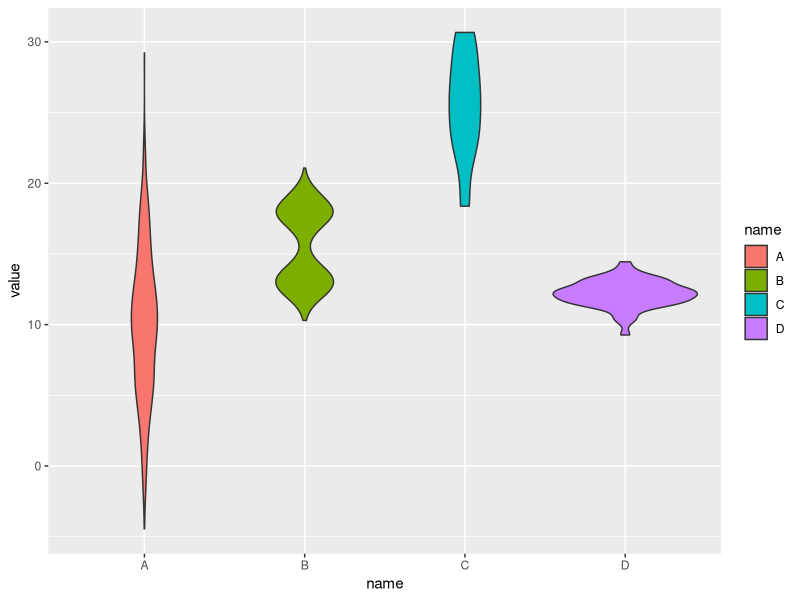

Generate this figure with R:
#Importing Required Packages
library(ggplot2)
data <- data.frame(
  name=c( rep("A",500), rep("B",500), 
          rep("B",500), rep("C",20), rep('D', 100)  ),
  value=c( rnorm(500, 10, 5), rnorm(500, 13, 1), 
           rnorm(500, 18, 1), rnorm(20, 25, 4), rnorm(100, 12, 1) )
)
#Ggplot()
p <- ggplot(data, aes(x=name, y=value, fill=name)) + 
  geom_violin()
print(p)